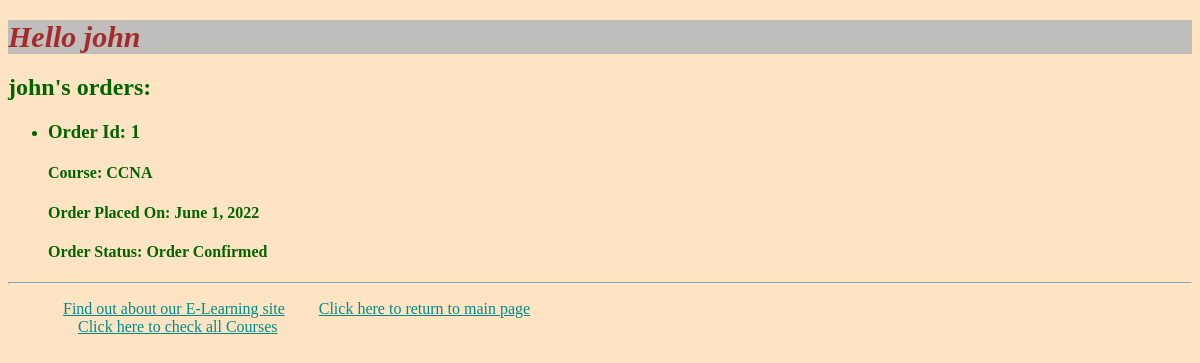
Screenshot of /myapp/myorders/ (signed in) with the database file from the repository.
### myapp/models.py (models this page shows, shortened)
class Order(models.Model):
    ORDER_CHOICE = [(0, 'Cancelled'), (1, 'Order Confirmed')]
    course = models.ForeignKey(Course, on_delete=models.CASCADE)
    student = models.ForeignKey(Student, on_delete=models.CASCADE)
    levels = models.PositiveIntegerField()
    order_status = models.IntegerField(choices=ORDER_CHOICE, default="1")
    order_date = models.DateField(default=datetime.date.today)
    def get_order_status_verbose(self):
        return dict(self.ORDER_CHOICE)[self.order_status]

class Course(models.Model):
    interested = models.PositiveIntegerField(default=0)
    stages = models.PositiveIntegerField(default=3)
    topic = models.ForeignKey(Topic, related_name='courses', on_delete=models.CASCADE)
    name = models.CharField(max_length=200)
    price = models.DecimalField(max_digits=10,decimal_places=2)
    for_everyone = models.BooleanField(default=True)
    description = models.TextField(max_length=300, null=True, blank=True)

### myapp/views.py (the view)
# urls.py: path(r'myorders/', views.myorders, name='myorders'),
@login_required(login_url='/myapp/login/')
def myorders(request):
    try:
        student = Student.objects.get(username=request.user.username)
    except Student.DoesNotExist:
        student = None
    if not student:
        return render(request, 'myapp/myorders.html', {'error_message':'You are not a registered student'})
    orders = Order.objects.filter(student=student)
    if not orders:
        print('Inside')
        return render(request, 'myapp/myorders.html', {'error_message': 'You do not have any orders'})
    return render(request, 'myapp/myorders.html', {'orders':orders})

### myapp/templates/myapp/myorders.html (shortened to what this page needs)
{% extends 'myapp/base.html' %}
{% block body_block %}
    {% if error_message %}
        <h2>{{error_message}}</h2>
    {% else %}
        <h2>{{request.user.username}}'s orders: </h2>
        <ul>
            {% for order in orders %}
                <li>
                    <h3>Order Id: {{order.pk}}</h3>
                    <p>
                        <h4>Course: {{order.course.name}}</h4>
                        <h4>Order Placed On: {{order.order_date}}</h4>
                        <h4>Order Status: {{order.get_order_status_verbose}}</h4>
                    </p>
                </li>
            {% endfor %}
        </ul>
    {% endif %}
{% endblock %}

### myapp/templates/myapp/base.html (shortened to what this page needs)
<!DOCTYPE html>
{% load static %}
<html>
<head>
<link rel="stylesheet" type="text/css" href="{% static 'myapp/style.css' %}" />
</head>
<body>
<div>
<h1>{% block myhdg %}Hello {{request.user.username}} {% endblock %}</h1>
{% block body_block %}*** {% endblock %}
</div>
<hr />
<div>
<ul>
<li class="hbar1"><a href="/myapp/about/">Find out about our E-Learning site</a></li>
<li class="hbar1"><a href = "{% url 'myapp:index' %}">Click here to return to main page</a><br/></li>
<li class="hbar1"><a href = "{% url 'myapp:courses' %}">Click here to check all Courses</a><br/></li>
</ul>
</div>
</body>
</html>

### myapp/static/myapp/style.css (style rules this page uses)
body { background-color: bisque; color: darkgreen; }
a { color: darkcyan; }
h1 { background-color: #c0bdbd; font-size: 30px; color: brown; font-style: italic; position: center; }
.hbar1 { display: inline; margin: 15px; }

### rows the page displays
Order: pk "1", course.name "CCNA", order_date "June 1, 2022", get_order_status_verbose "Order Confirmed"

### other values shown
{{ request.user.username }} "john"
